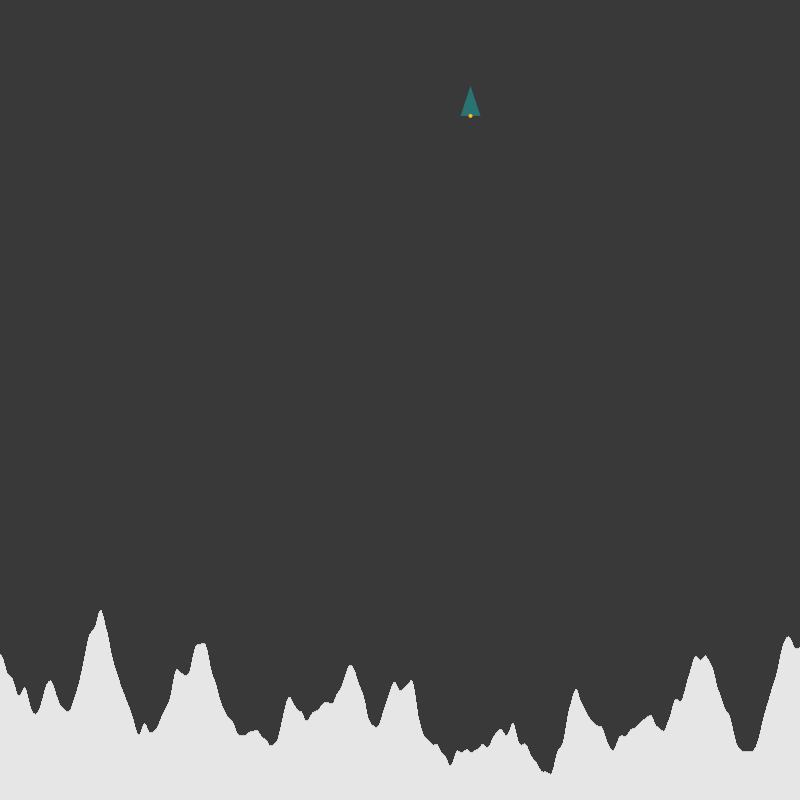
Frame 1 (no input)
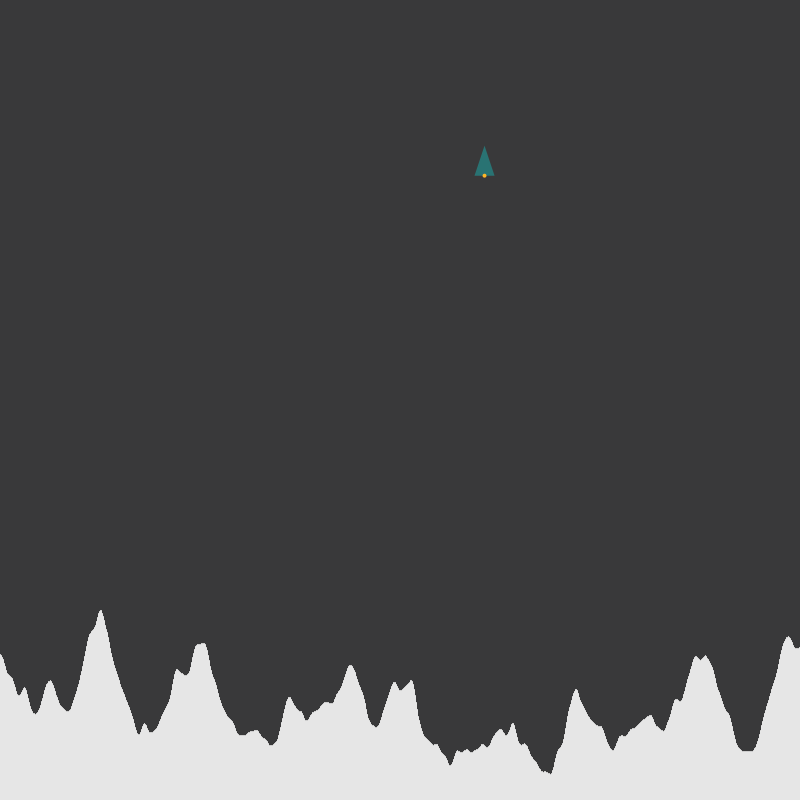
Frame 60 (the mouse pressed at the canvas centre just before this capture)
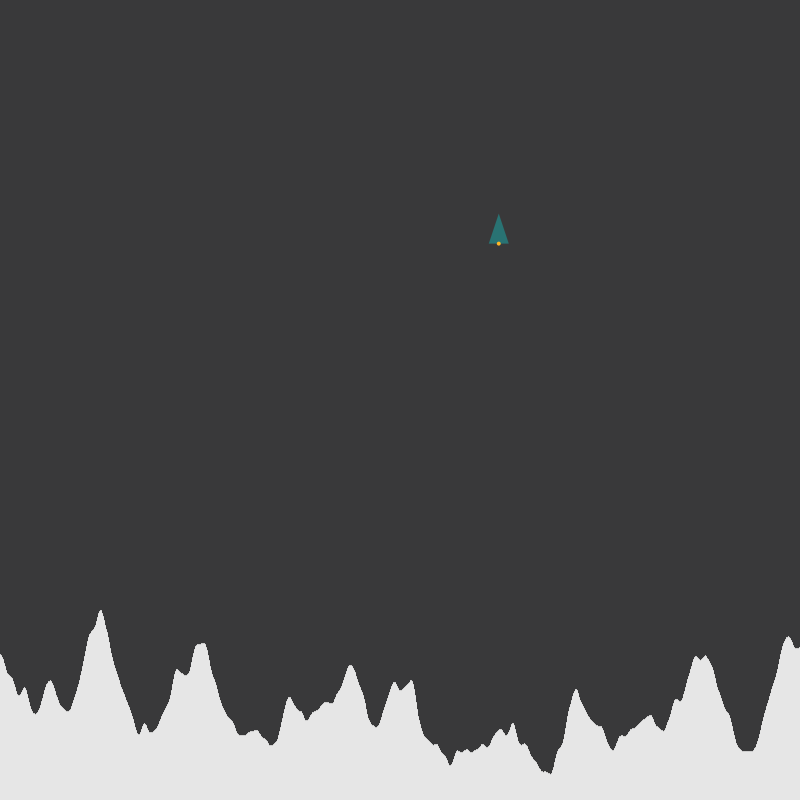
Frame 120 (the mouse held since frame 60 and released just before this capture)

The Processing sketch that drew these frames (run headless with seeded random() and noise(); from frame 60 on, the mouse is pressed at the canvas centre):

// Processing sketch: build
// ── build.pde
//**********************************************************************
// Program name      : .pde
// Author            : Bryan Costanza (GitHub: TravelByRocket)
// Date created      : 
// Purpose           : 
// Revision History  : 
// 20190223 --  New file structure. Preparing to branch for leapmotion.
//**********************************************************************

// Y is inverted from physical so gravity is positive
// Angle is measured as pitch (0 to the right and positive CCW)

float x = random(50,700); //craft point of action X
float y = random(50,300); //craft point of action Y
float x1;
float y1;
float x2;
float y2;
float x3;
float y3;
float x4;
float y4;
float vy = random(0,1);
float vx = random(0,1);
float ax = 0;
float g = 0.002; // ositive is downward
float theta = 90; //deg, angular position, positive CCW
float omega = 0; //deg per (frame?) angular acceleration, positive CCW
float alpha = 0.02; // rotation power
float thrust = 0.01;
boolean[] keys = {false, false, false, false};
color space = #39393A;
color flamer = #CA054D;
color flamey = #FFB627;
color flameo = #FE4A49;
color highlight = #E6E6E6;
color rocket = #297373;
float ysurf[] = new float[800];

void setup() {
  size(800, 800);
  noStroke();
  moonGen();
}

void draw() {
  background(space);
  moonDraw();
  if (y<ysurf[int(x)]) { // craft is flying
    newtonian();
    craftControl();
    craftDraw();
  } else if (y>ysurf[int(x)] && (vy > 0.2 || vx > 0.1)) { // craft has hit the ground hard
    fill(flamer);
    ellipse(x, y, 25, 25);
  } else { // craft has hit the ground safely
    omega=0; // would keep spinning after touchdown
    craftDraw();
    fill(#00FF00);
    ellipse(width/2, height/2, 100, 100);
  }
  //println(vy);
}

void keyPressed() {
  if (keyCode == UP)
    keys[0]=true;

  if (keyCode == LEFT)
    keys[1]=true;
  if (keyCode == RIGHT)
    keys[2]=true;
  if (keyCode == DOWN)
    keys[3]=true;
}

void keyReleased() {
  if (keyCode == UP)
    keys[0]=false;
  if (keyCode == LEFT)
    keys[1]=false;
  if (keyCode == RIGHT)
    keys[2]=false;
  if (keyCode == DOWN)
    keys[3]=false;
} 

void craftControl() {
  if (keys[0]) {
    vy = vy - thrust*sin(radians(theta));
    vx = vx + thrust*cos(radians(theta));
    //println("theta ", sin(radians(theta)));
  }
  if (keys[1]) {
    omega = omega + alpha;
  }
  if (keys[2]) {
    omega = omega - alpha;
  }
  if (keys[3]) {
  }
}

void craftDraw() {
  x1 = x + 30*cos(radians(theta)); // top of rocket
  y1 = y - 30*sin(radians(theta));
  x2 = x + 10*sin(radians(theta)); // right of rocket
  y2 = y + 10*cos(radians(theta));
  x3 = x - 10*sin(radians(theta)); // left of rocket
  y3 = y - 10*cos(radians(theta));
  x4 = x - 6*cos(radians(theta)); // flame center
  y4 = y + 6*sin(radians(theta));
  theta = theta + omega;
  fill(rocket);
  triangle(x1, y1, x2, y2, x3, y3);
  if (keys[0]) {
    fill(flamer);
    triangle(x2, y2, x3, y3, x4, y4);
  }
  fill(flamey);
  ellipse(x, y, 4, 4);
}

void moonGen() {
  for (int j=0; j<width; j++) {
    ysurf[j] = height-noise(j*.02)*height*.3;
  }
}

void moonDraw () {
  stroke(highlight);
  for (int i=0; i<width; i++) {
    line(i, height, i, ysurf[i]);
  }
  noStroke();
}

void newtonian() {
  vy = vy + g;
  y = y + vy;
  x = x + vx;
}
